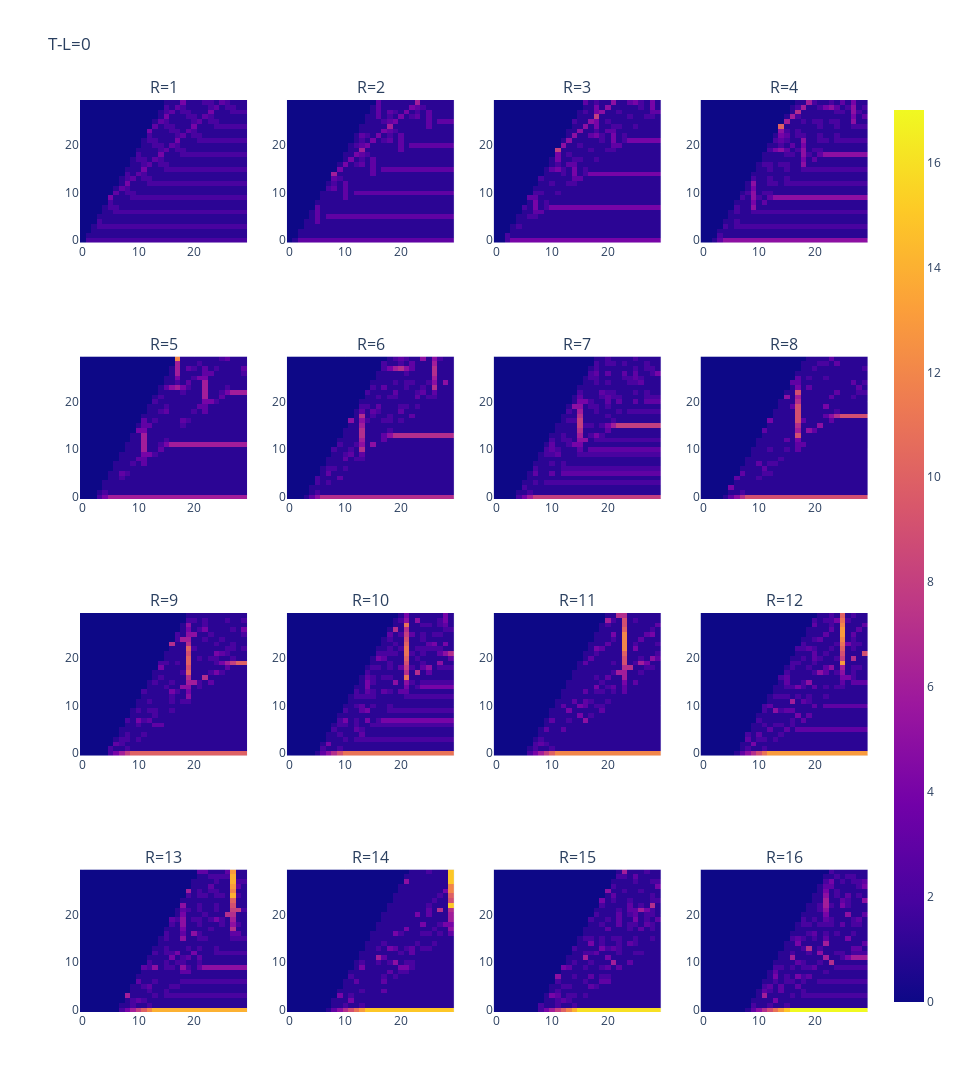

The cell this chart's notebook holds for it:
### Markdown cell above
$[L+e,L,B,R],~~(L \geq B+R)$

__予想01:__ 
* $|L,L,B,R| = |L+1,L,B,R| = |B+R,B+R,B,R|,~ (L \geq B + R)$

### Code cell
e = 0
size = 30
Row, Col = 4, 4
fig = make_subplots(
    Row, Col, subplot_titles=["R={}".format(v) for v in range(1, Row * Col + 1)]
)
# ---
for i, j in tqdm(itertools.product(range(Row), range(Col)), total=Row * Col):
    r = 1 + i * Col + j
    mat = []
    try:
        df = pd.read_csv(f"data/fix_T-L_R/T-L={e}_R={r}_100x100.csv")
        for b in range(size):
            s = 0  # b+r  #int((b+r)/2) + ((b+r)%2)  #
            try:
                mat += [df.values[b, s : size + s]]
            except:
                pass
        fig.append_trace(px.imshow(mat).data[0], i + 1, j + 1)
    except:
        pass
# ---
fig.update_layout(height=320 * Row, width=240 * Col, title=f"T-L={e}")
fig.show()

### Figure 1 — Plotly figure (JSON) as saved in the notebook; plotly's stock layout.template omitted (floating-point values rounded to 4 significant figures; data arrays with more than 128 entries replaced by an {"elided": "..."} marker saying what was removed)
{"data": [{"coloraxis": "coloraxis", "hovertemplate": "x: %{x}<br>y: %{y}<br>color: %{z}<extra></extra>", "name": "0", "type": "heatmap", "xaxis": "x", "yaxis": "y", "z": {"elided": "30x30 int values"}}, {"coloraxis": "coloraxis", "hovertemplate": "x: %{x}<br>y: %{y}<br>color: %{z}<extra></extra>", "name": "0", "type": "heatmap", "xaxis": "x2", "yaxis": "y2", "z": {"elided": "30x30 int values"}}, {"coloraxis": "coloraxis", "hovertemplate": "x: %{x}<br>y: %{y}<br>color: %{z}<extra></extra>", "name": "0", "type": "heatmap", "xaxis": "x3", "yaxis": "y3", "z": {"elided": "30x30 int values"}}, {"coloraxis": "coloraxis", "hovertemplate": "x: %{x}<br>y: %{y}<br>color: %{z}<extra></extra>", "name": "0", "type": "heatmap", "xaxis": "x4", "yaxis": "y4", "z": {"elided": "30x30 int values"}}, {"coloraxis": "coloraxis", "hovertemplate": "x: %{x}<br>y: %{y}<br>color: %{z}<extra></extra>", "name": "0", "type": "heatmap", "xaxis": "x5", "yaxis": "y5", "z": {"elided": "30x30 int values"}}, {"coloraxis": "coloraxis", "hovertemplate": "x: %{x}<br>y: %{y}<br>color: %{z}<extra></extra>", "name": "0", "type": "heatmap", "xaxis": "x6", "yaxis": "y6", "z": {"elided": "30x30 int values"}}, {"coloraxis": "coloraxis", "hovertemplate": "x: %{x}<br>y: %{y}<br>color: %{z}<extra></extra>", "name": "0", "type": "heatmap", "xaxis": "x7", "yaxis": "y7", "z": {"elided": "30x30 int values"}}, {"coloraxis": "coloraxis", "hovertemplate": "x: %{x}<br>y: %{y}<br>color: %{z}<extra></extra>", "name": "0", "type": "heatmap", "xaxis": "x8", "yaxis": "y8", "z": {"elided": "30x30 int values"}}, {"coloraxis": "coloraxis", "hovertemplate": "x: %{x}<br>y: %{y}<br>color: %{z}<extra></extra>", "name": "0", "type": "heatmap", "xaxis": "x9", "yaxis": "y9", "z": {"elided": "30x30 int values"}}, {"coloraxis": "coloraxis", "hovertemplate": "x: %{x}<br>y: %{y}<br>color: %{z}<extra></extra>", "name": "0", "type": "heatmap", "xaxis": "x10", "yaxis": "y10", "z": {"elided": "30x30 int values"}}, {"coloraxis": "coloraxis", "hovertemplate": "x: %{x}<br>y: %{y}<br>color: %{z}<extra></extra>", "name": "0", "type": "heatmap", "xaxis": "x11", "yaxis": "y11", "z": {"elided": "30x30 int values"}}, {"coloraxis": "coloraxis", "hovertemplate": "x: %{x}<br>y: %{y}<br>color: %{z}<extra></extra>", "name": "0", "type": "heatmap", "xaxis": "x12", "yaxis": "y12", "z": {"elided": "30x30 int values"}}, {"coloraxis": "coloraxis", "hovertemplate": "x: %{x}<br>y: %{y}<br>color: %{z}<extra></extra>", "name": "0", "type": "heatmap", "xaxis": "x13", "yaxis": "y13", "z": {"elided": "30x30 int values"}}, {"coloraxis": "coloraxis", "hovertemplate": "x: %{x}<br>y: %{y}<br>color: %{z}<extra></extra>", "name": "0", "type": "heatmap", "xaxis": "x14", "yaxis": "y14", "z": {"elided": "30x30 int values"}}, {"coloraxis": "coloraxis", "hovertemplate": "x: %{x}<br>y: %{y}<br>color: %{z}<extra></extra>", "name": "0", "type": "heatmap", "xaxis": "x15", "yaxis": "y15", "z": {"elided": "30x30 int values"}}, {"coloraxis": "coloraxis", "hovertemplate": "x: %{x}<br>y: %{y}<br>color: %{z}<extra></extra>", "name": "0", "type": "heatmap", "xaxis": "x16", "yaxis": "y16", "z": {"elided": "30x30 int values"}}], "layout": {"annotations": [{"font": {"size": 16}, "showarrow": false, "text": "R=1", "x": 0.1062, "xanchor": "center", "xref": "paper", "y": 1, "yanchor": "bottom", "yref": "paper"}, {"font": {"size": 16}, "showarrow": false, "text": "R=2", "x": 0.3688, "xanchor": "center", "xref": "paper", "y": 1, "yanchor": "bottom", "yref": "paper"}, {"font": {"size": 16}, "showarrow": false, "text": "R=3", "x": 0.6313, "xanchor": "center", "xref": "paper", "y": 1, "yanchor": "bottom", "yref": "paper"}, {"font": {"size": 16}, "showarrow": false, "text": "R=4", "x": 0.8938, "xanchor": "center", "xref": "paper", "y": 1, "yanchor": "bottom", "yref": "paper"}, {"font": {"size": 16}, "showarrow": false, "text": "R=5", "x": 0.1062, "xanchor": "center", "xref": "paper", "y": 0.7188, "yanchor": "bottom", "yref": "paper"}, {"font": {"size": 16}, "showarrow": false, "text": "R=6", "x": 0.3688, "xanchor": "center", "xref": "paper", "y": 0.7188, "yanchor": "bottom", "yref": "paper"}, {"font": {"size": 16}, "showarrow": false, "text": "R=7", "x": 0.6313, "xanchor": "center", "xref": "paper", "y": 0.7188, "yanchor": "bottom", "yref": "paper"}, {"font": {"size": 16}, "showarrow": false, "text": "R=8", "x": 0.8938, "xanchor": "center", "xref": "paper", "y": 0.7188, "yanchor": "bottom", "yref": "paper"}, {"font": {"size": 16}, "showarrow": false, "text": "R=9", "x": 0.1062, "xanchor": "center", "xref": "paper", "y": 0.4375, "yanchor": "bottom", "yref": "paper"}, {"font": {"size": 16}, "showarrow": false, "text": "R=10", "x": 0.3688, "xanchor": "center", "xref": "paper", "y": 0.4375, "yanchor": "bottom", "yref": "paper"}, {"font": {"size": 16}, "showarrow": false, "text": "R=11", "x": 0.6313, "xanchor": "center", "xref": "paper", "y": 0.4375, "yanchor": "bottom", "yref": "paper"}, {"font": {"size": 16}, "showarrow": false, "text": "R=12", "x": 0.8938, "xanchor": "center", "xref": "paper", "y": 0.4375, "yanchor": "bottom", "yref": "paper"}, {"font": {"size": 16}, "showarrow": false, "text": "R=13", "x": 0.1062, "xanchor": "center", "xref": "paper", "y": 0.1562, "yanchor": "bottom", "yref": "paper"}, {"font": {"size": 16}, "showarrow": false, "text": "R=14", "x": 0.3688, "xanchor": "center", "xref": "paper", "y": 0.1562, "yanchor": "bottom", "yref": "paper"}, {"font": {"size": 16}, "showarrow": false, "text": "R=15", "x": 0.6313, "xanchor": "center", "xref": "paper", "y": 0.1562, "yanchor": "bottom", "yref": "paper"}, {"font": {"size": 16}, "showarrow": false, "text": "R=16", "x": 0.8938, "xanchor": "center", "xref": "paper", "y": 0.1562, "yanchor": "bottom", "yref": "paper"}], "height": 1280, "title": {"text": "T-L=0"}, "width": 960, "xaxis": {"anchor": "y", "autorange": true, "domain": [0, 0.2125], "range": [-0.5, 29.5]}, "xaxis10": {"anchor": "y10", "autorange": true, "domain": [0.2625, 0.475], "range": [-0.5, 29.5]}, "xaxis11": {"anchor": "y11", "autorange": true, "domain": [0.525, 0.7375], "range": [-0.5, 29.5]}, "xaxis12": {"anchor": "y12", "autorange": true, "domain": [0.7875, 1], "range": [-0.5, 29.5]}, "xaxis13": {"anchor": "y13", "autorange": true, "domain": [0, 0.2125], "range": [-0.5, 29.5]}, "xaxis14": {"anchor": "y14", "autorange": true, "domain": [0.2625, 0.475], "range": [-0.5, 29.5]}, "xaxis15": {"anchor": "y15", "autorange": true, "domain": [0.525, 0.7375], "range": [-0.5, 29.5]}, "xaxis16": {"anchor": "y16", "autorange": true, "domain": [0.7875, 1], "range": [-0.5, 29.5]}, "xaxis2": {"anchor": "y2", "autorange": true, "domain": [0.2625, 0.475], "range": [-0.5, 29.5]}, "xaxis3": {"anchor": "y3", "autorange": true, "domain": [0.525, 0.7375], "range": [-0.5, 29.5]}, "xaxis4": {"anchor": "y4", "autorange": true, "domain": [0.7875, 1], "range": [-0.5, 29.5]}, "xaxis5": {"anchor": "y5", "autorange": true, "domain": [0, 0.2125], "range": [-0.5, 29.5]}, "xaxis6": {"anchor": "y6", "autorange": true, "domain": [0.2625, 0.475], "range": [-0.5, 29.5]}, "xaxis7": {"anchor": "y7", "autorange": true, "domain": [0.525, 0.7375], "range": [-0.5, 29.5]}, "xaxis8": {"anchor": "y8", "autorange": true, "domain": [0.7875, 1], "range": [-0.5, 29.5]}, "xaxis9": {"anchor": "y9", "autorange": true, "domain": [0, 0.2125], "range": [-0.5, 29.5]}, "yaxis": {"anchor": "x", "autorange": true, "domain": [0.8438, 1], "range": [-0.5, 29.5]}, "yaxis10": {"anchor": "x10", "autorange": true, "domain": [0.2812, 0.4375], "range": [-0.5, 29.5]}, "yaxis11": {"anchor": "x11", "autorange": true, "domain": [0.2812, 0.4375], "range": [-0.5, 29.5]}, "yaxis12": {"anchor": "x12", "autorange": true, "domain": [0.2812, 0.4375], "range": [-0.5, 29.5]}, "yaxis13": {"anchor": "x13", "autorange": true, "domain": [0, 0.1562], "range": [-0.5, 29.5]}, "yaxis14": {"anchor": "x14", "autorange": true, "domain": [0, 0.1562], "range": [-0.5, 29.5]}, "yaxis15": {"anchor": "x15", "autorange": true, "domain": [0, 0.1562], "range": [-0.5, 29.5]}, "yaxis16": {"anchor": "x16", "autorange": true, "domain": [0, 0.1562], "range": [-0.5, 29.5]}, "yaxis2": {"anchor": "x2", "autorange": true, "domain": [0.8438, 1], "range": [-0.5, 29.5]}, "yaxis3": {"anchor": "x3", "autorange": true, "domain": [0.8438, 1], "range": [-0.5, 29.5]}, "yaxis4": {"anchor": "x4", "autorange": true, "domain": [0.8438, 1], "range": [-0.5, 29.5]}, "yaxis5": {"anchor": "x5", "autorange": true, "domain": [0.5625, 0.7188], "range": [-0.5, 29.5]}, "yaxis6": {"anchor": "x6", "autorange": true, "domain": [0.5625, 0.7188], "range": [-0.5, 29.5]}, "yaxis7": {"anchor": "x7", "autorange": true, "domain": [0.5625, 0.7188], "range": [-0.5, 29.5]}, "yaxis8": {"anchor": "x8", "autorange": true, "domain": [0.5625, 0.7188], "range": [-0.5, 29.5]}, "yaxis9": {"anchor": "x9", "autorange": true, "domain": [0.2812, 0.4375], "range": [-0.5, 29.5]}}}
